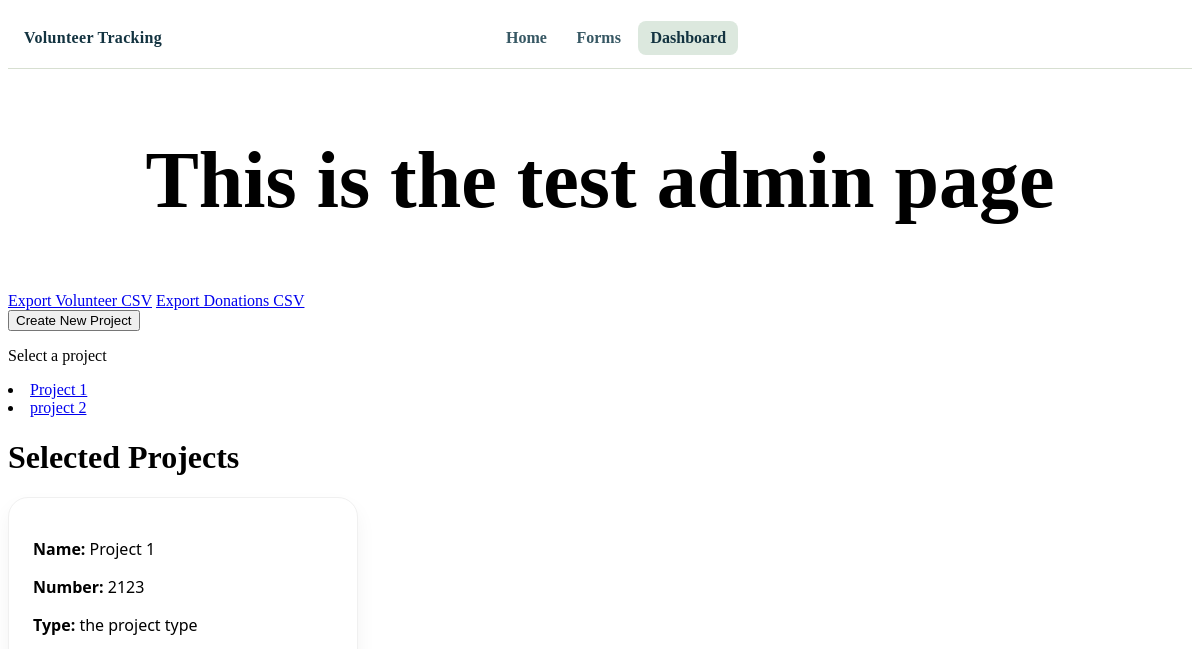
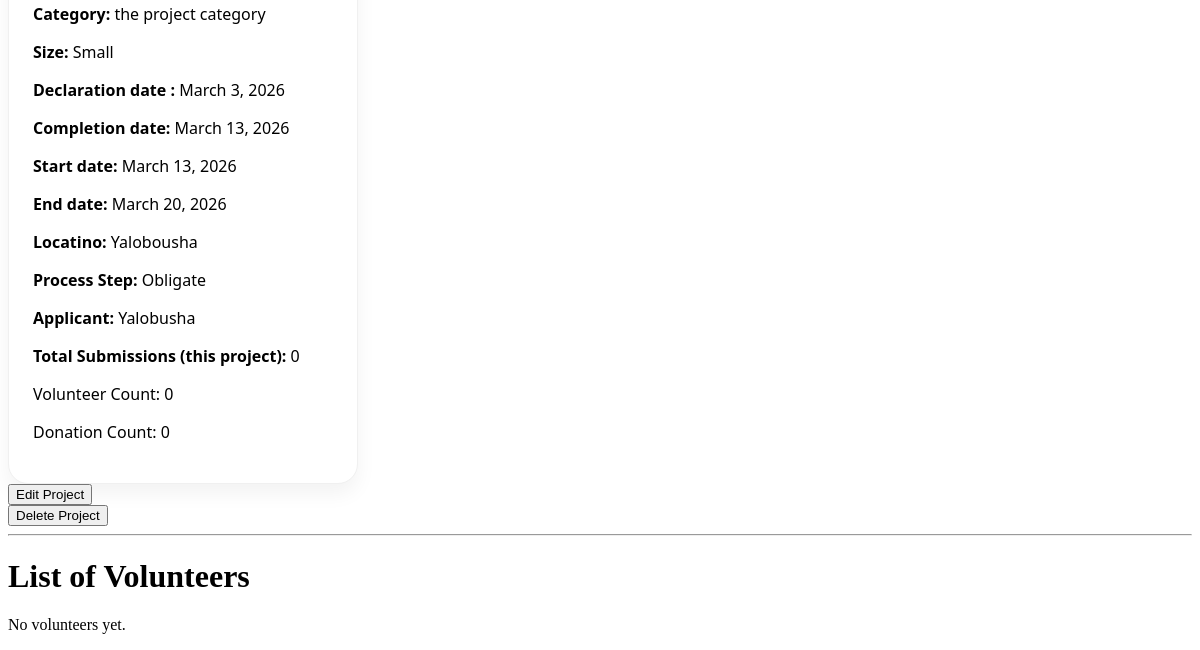
The page /admin-dashboard/2/ on the database as committed earlier (2 pictures, top to bottom).
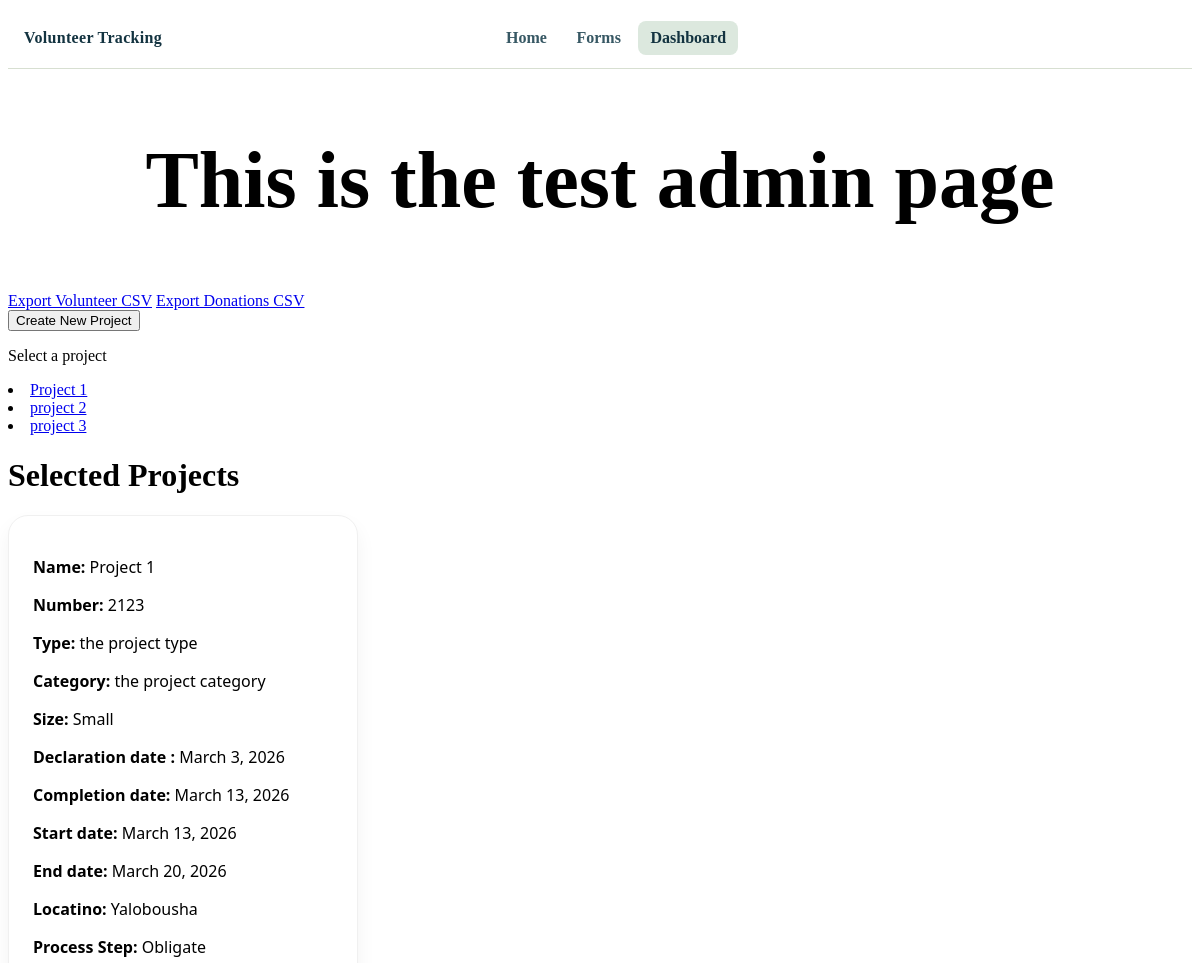
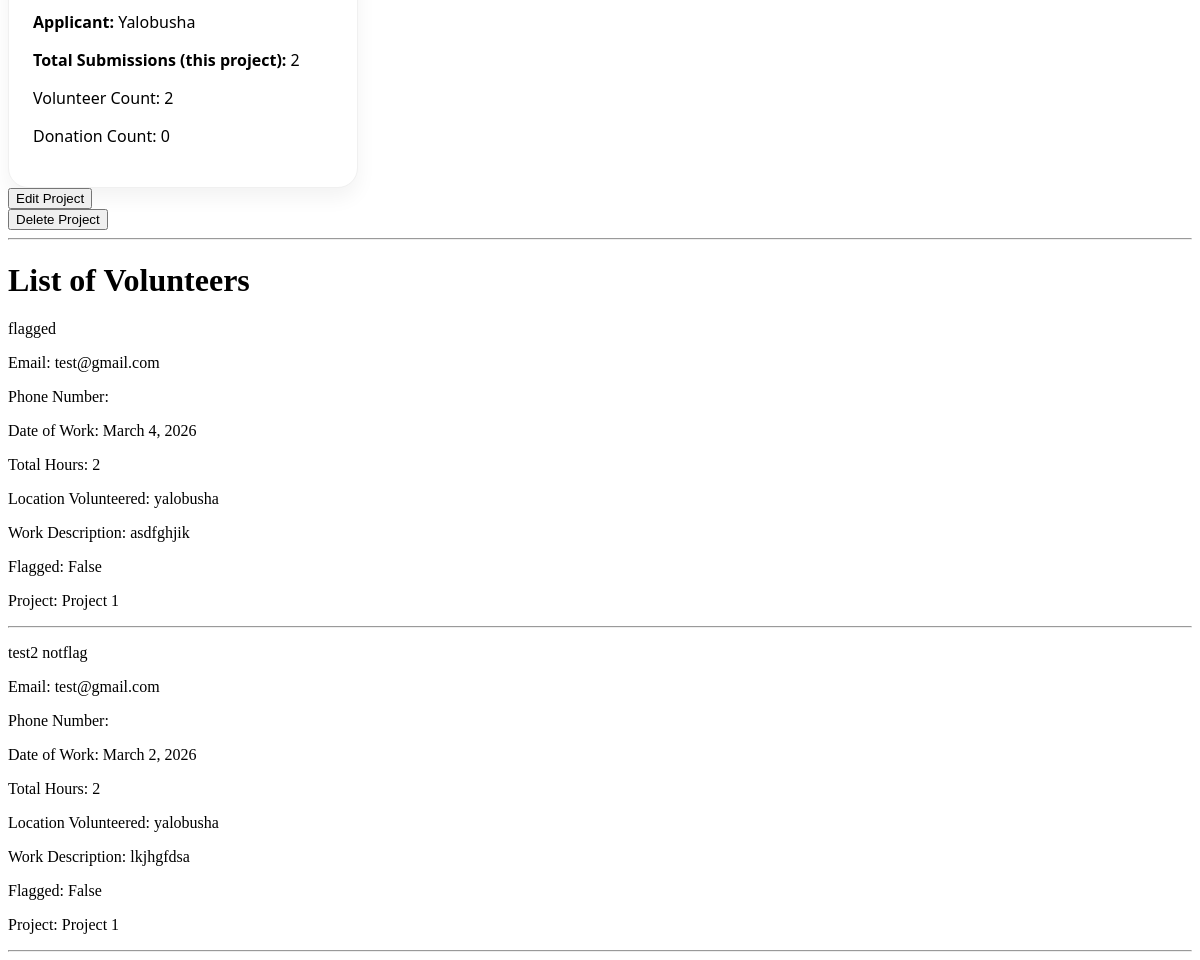
The same page on the database as committed later (2 pictures, top to bottom).
### app/models.py (models this page shows)
class Project(models.Model):
    name = models.CharField(max_length=100)
    number = models.CharField(max_length=100)
    type = models.CharField(max_length=100)
    category = models.CharField(max_length=100)
    size = models.CharField(max_length=100)
    declaration_date = models.DateField()
    completion_date = models.DateField()
    start_date = models.DateField()
    end_date = models.DateField()
    location = models.CharField(max_length=100, blank=True, null=True)
    process_step = models.CharField(max_length=100)
    applicant = models.CharField(max_length=100)

class Volunteer(models.Model):
    EQUIPMENT_CHOICES = [
        ('chainsaw', 'Chainsaw'),
        ('pole_saw', 'Pole Saw'),
        ('shovel', 'Shovel'),
        ('rake', 'Rake'),
        ('wheelbarrow', 'Wheelbarrow'),
        ('generator', 'Generator'),
        ('extension_cords', 'Extension Cords'),
        ('shop_vac', 'Shop Vac / Wet-Dry Vacuum'),
        ('pressure_washer', 'Pressure Washer'),
        ('truck', 'Truck'),
        ('trailer', 'Trailer'),
        ('atv', 'ATV / UTV'),
        ('ladder', 'Ladder'),
        ('drill_tools', 'Power Tools'),
        ('hand_tools', 'Hand Tools'),
        ('tarps', 'Tarps'),
        ('safety_gear', 'Safety Gear'),
        ('first_aid', 'First Aid Kit'),
        ('none', 'None'),
        ('other', 'Other'),
    ]
    name = models.CharField(max_length=100)
    CONTACT_CHOICES = [
        ('email', 'Email'),
        ('phone', 'Phone')
        ]
    contact_method = models.CharField(max_length=10, choices=CONTACT_CHOICES)
    email = models.EmailField()
    phone_number = PhoneNumberField(blank=True)
    date_of_work = models.DateField()
    total_hours = models.IntegerField()
    location_volunteered = models.CharField(max_length=100)
    work_desc = models.TextField(max_length=500)
    equipment = models.CharField(max_length=50,choices=EQUIPMENT_CHOICES,blank=True,null=True)
    other_equipment = models.CharField(max_length=100,blank=True,null=True)
    equipment_make_model = models.CharField(max_length=100, blank=True, null=True)
    equipment_hours = models.DecimalField(max_digits=5, decimal_places=2, blank=True, null=True)
    notes = models.TextField(max_length=500, blank=True)
    flagged = models.BooleanField(default=False)
    project = models.ForeignKey(Project, on_delete=models.CASCADE, blank=True, null=True)

### app/views.py (the view)
# urls.py: path('admin-dashboard/', admin_dashboard_view, name='admin_dashboard'),           # list + create
def admin_dashboard_view(request: HttpRequest, project_id=None) -> HttpResponse:
    project = get_object_or_404(Project, id=project_id) if project_id else None
    if request.method == 'POST' and request.POST.get('_method') == 'DELETE':
        if project:
            project.delete()
        return redirect('admin_dashboard')
    if request.method == 'POST':
        form = ProjectForm(request.POST, instance=project)
        if form.is_valid():
            form.save()
            return redirect('admin_dashboard')
    else:
        form = ProjectForm(instance=project)
    if project:
        volunteers = Volunteer.objects.filter(project=project)
        donations = Donations.objects.filter(project=project)
    else:
        volunteers = Volunteer.objects.all()
        donations = Donations.objects.all()
    total_submissions = volunteers.count() + donations.count()
    create_form = ProjectForm()
    edit_form = ProjectForm(instance=project) if project else None
    return render(request, 'admin_dashboard.html', {
        'projects': Project.objects.all(),
        'volunteers': volunteers,
        'donations': donations,
        'total_submissions': total_submissions,
        'create_form': create_form,
        'edit_form': edit_form,
        'project': project,
    })

### app/templates/admin_dashboard.html (shortened to what this page needs)
{% extends 'base.html' %}
{% load static %}
{% block content %}
{% block css %}
<link rel="stylesheet" href="{% static 'css/admin.css' %}">
{% endblock css %}
{% include 'navbar.html' %}
<h2 style="text-align: center; font-size: 5em;">This is the test admin page </h2>
<div>
    <a href="{% url 'export_csv' %}">Export Volunteer CSV</a>
    <a href="{% url 'export_donations_csv' %}"> Export Donations CSV</a>
</div>
<div>
    <button id="openFormButton" class="btn">Create New Project</button>
</div>
<div>
    <p>Select a project</p>
    {%for project in projects%}
    <li>
        <a href="{% url 'edit_project' project.id %}"> {{project.name}}</a>
    </li>
    {% endfor %}
</div>
<div>
    <h1> Selected Projects </h1>
    {% if project %}
    <div class="project-details">
        <p><strong>Name:</strong> {{ project.name }}</p>
        <p><strong>Number:</strong> {{ project.number }}</p>
        <p><strong>Type:</strong> {{ project.type }}</p>
        <p><strong>Category:</strong> {{ project.category }}</p>
        <p><strong>Size:</strong> {{ project.size }}</p>
        <p><strong>Declaration date :</strong> {{ project.declaration_date }}</p>
        <p><strong>Completion date:</strong> {{ project.completion_date }}</p>
        <p><strong>Start date:</strong> {{ project.start_date }}</p>
        <p><strong>End date:</strong> {{ project.end_date }}</p>
        <p><strong>Locatino:</strong> {{ project.location }}</p>
        <p><strong>Process Step:</strong> {{ project.process_step}}</p>
        <p><strong>Applicant:</strong> {{ project.applicant }}</p>
        <p><strong>Total Submissions (this project):</strong> {{ total_submissions }}</p>
        <p>Volunteer Count: {{ volunteers.count }}</p>
        <p>Donation Count: {{ donations.count }}</p>
    </div>
    <button class="btn open-modal-btn" data-target="modal-{{ project.id }}">Edit Project</button>
    <form method="POST" action="{% url 'delete_project' project.id %}">
        <button type="submit">Delete Project</button>
    </form>
    <hr>
    {% else %}
        <p>Select a project from the list above to view its specific data and counts.</p>
    {% endif %}
</div>
<div>
    <h1>List of Volunteers</h1>
    {% for volunteer in volunteers %}
        <p>{{ volunteer.name }}</p>
        <p>Email: {{ volunteer.email }}</p>
        <p>Phone Number: {{ volunteer.phone_number }}</p>
        <p>Date of Work: {{ volunteer.date_of_work }}</p>
        <p>Total Hours: {{ volunteer.total_hours }}</p>
        <p>Location Volunteered: {{ volunteer.location_volunteered }}</p>
        <p>Work Description: {{ volunteer.work_desc }}</p>
        <p>Flagged: {{ volunteer.flagged }}</p>
        <p>Project: {{ volunteer.project.name }}</p>
        <hr>
    {% empty %}
        <p>No volunteers yet.</p>
    {% endfor %}
</div>
{% endblock content %}

### app/templates/base.html (shortened to what this page needs)
{% load static %}
<!DOCTYPE html>
<html lang="en">
<head>
    {% block css %}{% endblock css %}
</head>
<body>
        {%block content%} {%endblock content%}
</body>
</html>

### app/templates/navbar.html
{% load static %}
<link rel="stylesheet" href="{% static 'css/navbar.css' %}">
<header class="site-nav">
    <div class="site-nav__inner">
        <a href="{% url 'landing' %}" class="site-nav__brand">Volunteer Tracking</a>
        <nav class="site-nav__links" aria-label="Primary">
            <a href="{% url 'landing' %}" class="site-nav__link {% if request.path == '/' %}is-active{% endif %}">Home</a>
            <a href="{% url 'forms' %}" class="site-nav__link {% if '/forms/' in request.path %}is-active{% endif %}">Forms</a>
            <a href="{% url 'admin_dashboard' %}" class="site-nav__link {% if '/admin-dashboard/' in request.path %}is-active{% endif %}">Dashboard</a>
        </nav>
    </div>
</header>

### app/static/css/admin.css (style rules this page uses)
.project-details { background-color: #ffffff; border-radius: 20px; padding: 24px; max-width: 300px; box-shadow: 0 10px 20px rgba(0, 0, 0, 0.05); border: 1px solid #f0f0f0; transition: transform 0.3s ease, box-shadow 0.3s ease; font-family: 'Segoe UI', Tahoma, Geneva, Verdana, sans-serif; }

### app/static/css/navbar.css (style rules this page uses)
.site-nav { position: sticky; top: 0; z-index: 40; background: #ffffff; border-bottom: 1px solid #d7dfd1; }
.site-nav__inner { width: 100%; margin: 0; padding: 0.8rem 1rem; display: grid; grid-template-columns: 1fr auto 1fr; align-items: center; gap: 1rem; }
.site-nav__brand { color: #133340; text-decoration: none; font-weight: 800; letter-spacing: 0.02em; white-space: nowrap; justify-self: start; }
.site-nav__links { display: flex; align-items: center; gap: 0.35rem; flex-wrap: wrap; justify-self: center; grid-column: 2; }
.site-nav__link { color: #375864; text-decoration: none; padding: 0.5rem 0.75rem; border-radius: 8px; font-weight: 600; }
.site-nav__link.is-active { background: #dce8de; color: #133340; }

Rows that differ between the two databases and show on the page:
added Project: name "project 3"
added Volunteer: name "flagged", email "test@gmail.com", date_of_work "March 4, 2026", total_hours "2", location_volunteered "yalobusha", work_desc "asdfghjik", flagged "False", project.name "Project 1"
added Volunteer: name "test2 notflag", email "test@gmail.com", date_of_work "March 2, 2026", total_hours "2", location_volunteered "yalobusha", work_desc "lkjhgfdsa", flagged "False", project.name "Project 1"
Other text that changed with them:
{{ total_submissions }}: "0" → "2"
{{ volunteers.count }}: "0" → "2"
text no longer shown: "No volunteers yet."
